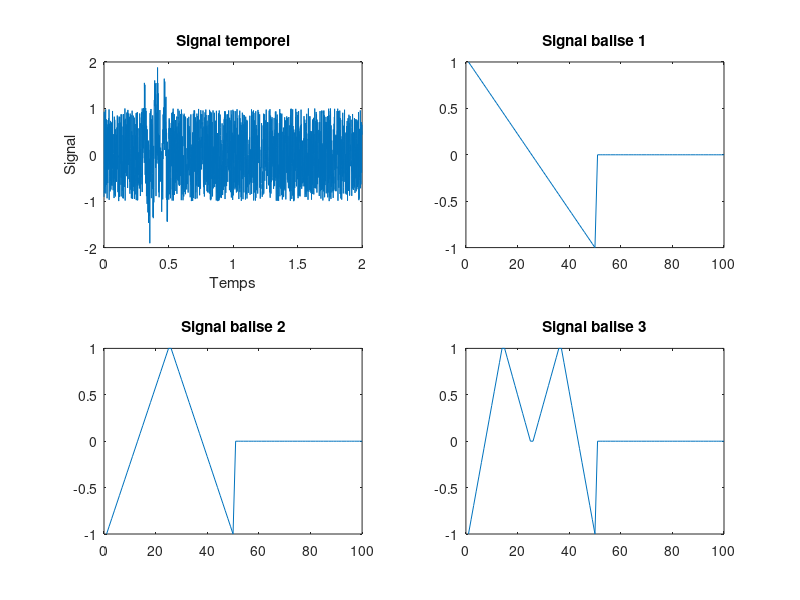

This figure's MATLAB source: (Note: this script raises an error after producing the figure.)
load('tp_tds_data.mat');


%Visualisaton des signaux
subplot(2,2,1);
plot(t, signal);
title('Signal temporel');
xlabel('Temps');
ylabel('Signal');

subplot(2,2,2);
plot(id1);
title('Signal balise 1');

subplot(2,2,3);
plot(id2);
title('Signal balise 2');

subplot(2,2,4);
plot(id3);
title('Signal balise 3');



%Detection des tops de chacun des signaux des balises
indiceTop1 = topCorrelationSignal(signal, id1);
indiceTop2 = topCorrelationSignal(signal, id2);
indiceTop3 = topCorrelationSignal(signal, id3);

subplot(2,2,1);
hold on;
plot([t(indiceTop1), t(indiceTop1)], [-2,2], '-r');
plot([t(indiceTop2), t(indiceTop2)], [-2,2], '-g');
plot([t(indiceTop3), t(indiceTop3)], [-2,2], '-y');

fprintf('indiceTop1: %d\n', indiceTop1);
fprintf('indiceTop2: %d\n', indiceTop2);
fprintf('indiceTop3: %d\n', indiceTop3);



%Calcul de la distance de chaque balise avec le robot
distanceBalise1 = distanceBalise(v_son, t(indiceTop1));
distanceBalise2 = distanceBalise(v_son, t(indiceTop2));
distanceBalise3 = distanceBalise(v_son, t(indiceTop3));

fprintf('distanceBalise1: %f\n', distanceBalise1);
fprintf('distanceBalise2: %f\n', distanceBalise2);
fprintf('distanceBalise3: %f\n', distanceBalise3);



%Calcul des coordonnés du robot
xB1 = 100;
xB2 = -50;
xB3 = -75;
yB1 = 50;
yB2 = 150;
yB3 = -90;

[xnew, ynew] = intersectionTroisCercles(xB1, xB2, xB3, yB1, yB2, yB3, distanceBalise1, distanceBalise2, distanceBalise3);
fprintf('Coordonnées du robot: %f %f\n', xnew, ynew);



%Affichage de l'intercorrélation des signaux issus des balises
figure;

subplot(3,2,1);
plot(xcorr(id1, id2));
title('Intercorrelation id1-id2');

subplot(3,2,2);
plot(xcorr(id2, id1));
title('Intercorrelation id2-id1');

subplot(3,2,3);
plot(xcorr(id2, id3));
title('Intercorrelation id2-id3');

subplot(3,2,4);
plot(xcorr(id3, id2));
title('Intercorrelation id3-id2');

subplot(3,2,5);
plot(xcorr(id1, id3));
title('Intercorrelation id1-id3');

subplot(3,2,6);
plot(xcorr(id3,id1));
title('Intercorrelation id3-id1');

